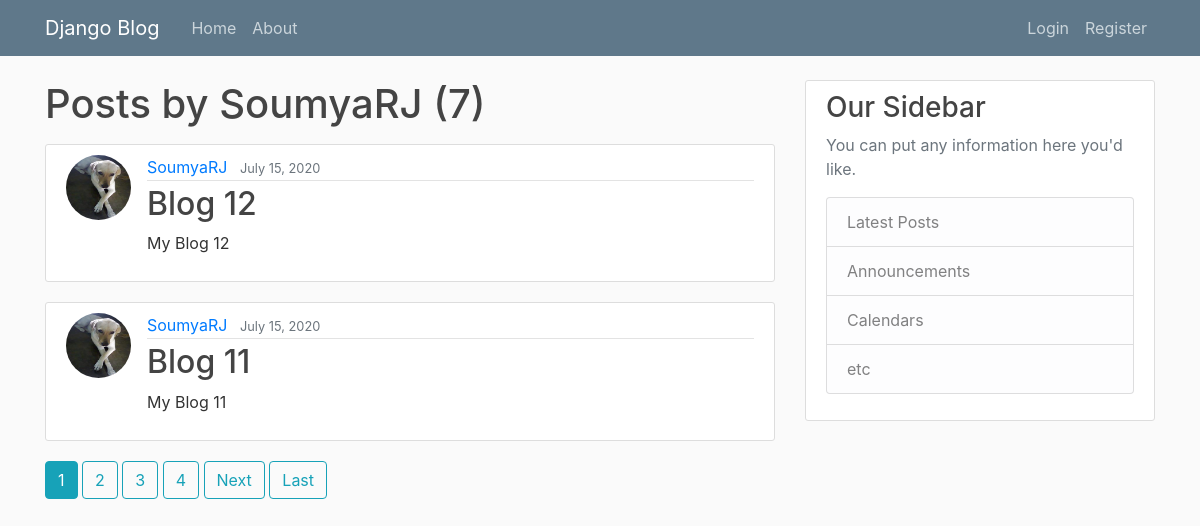
The page /user/SoumyaRJ on the database its author committed.
### blog/models.py (models this page shows, shortened)
class Post(models.Model):
    title = models.CharField(max_length=100)
    content = models.TextField()
    date_posted = models.DateTimeField(default=timezone.now)  # In case we want to update it sometime,
    author = models.ForeignKey(User, on_delete=models.CASCADE)

### users/models.py (models this page shows, shortened)
class Profile(models.Model):       # We are inheriting models.Model to be used for Profile model
    user = models.OneToOneField(User, on_delete=models.CASCADE)
    image = models.ImageField(default='default.jpg', upload_to='profile_pics')

### blog/views.py (the view)
# urls.py: path('user/<str:username>', UserPostListView.as_view(), name='user-posts'),
class UserPostListView(ListView):  # This is our Home class view
    model = Post
    template_name = "blog/user_posts.html"
    context_object_name = 'posts'
    paginate_by = 2
    def get_queryset(self):
        user = get_object_or_404(User, username=self.kwargs.get('username'))
        return Post.objects.filter(author=user).order_by('-date_posted')

### blog/templates/blog/user_posts.html (shortened to what this page needs)
{% extends "blog/base.html" %}
{% block content %}
    <h1 class="mb-3">Posts by {{ view.kwargs.username }} ({{ page_obj.paginator.count }})</h1>
    {% for post in posts %}
        <article class="media content-section">
            <img class="rounded-circle article-img" src="{{ post.author.profile.image.url }}">
          <div class="media-body">
            <div class="article-metadata">
              <a class="mr-2" href="{% url 'user-posts' post.author.username %}">{{ post.author }}</a>
              <small class="text-muted">{{ post.date_posted|date:"F d, Y" }}</small>
            </div>
            <h2><a class="article-title" href="{% url 'post-detail' post.id %}">{{ post.title }}</a></h2>
            <p class="article-content">{{ post.content }}</p>
          </div>
        </article>
    {% endfor %}
    {% if is_paginated %}
        {% for num in page_obj.paginator.page_range %}
            {% if page_obj.number == num %}
                <a class="btn btn-info mb-4 " href="?page={{ num }}">{{ num }}</a>
            {% elif num > page_obj.number|add:'-4' and num < page_obj.number|add:'4' %}
                <a class="btn btn-outline-info mb-4 " href="?page={{ num }}">{{ num }}</a>
            {% endif %}
        {% endfor %}
        {% if page_obj.has_next %}
            <a class="btn btn-outline-info mb-4 " href="?page={{ page_obj.next_page_number}}">Next</a>
            <a class="btn btn-outline-info mb-4 " href="?page={{ page_obj.paginator.num_pages }}">Last</a>
        {% endif %}
    {% endif %}
{% endblock content%}

### blog/static/blog/main.css (style rules this page uses)
body { background: #fafafa; color: #333333; margin-top: 5rem; }
h1, h2, h3, h4, h5, h6 { color: #444444; }
.content-section { background: #ffffff; padding: 10px 20px; border: 1px solid #dddddd; border-radius: 3px; margin-bottom: 20px; }
.article-title { color: #444444; }
.article-content { white-space: pre-line; }
.article-img { height: 65px; width: 65px; margin-right: 16px; }
.article-metadata { padding-bottom: 1px; margin-bottom: 4px; border-bottom: 1px solid #e3e3e3 }

### rows shown on the page
Post: author.profile.image (picture), author "SoumyaRJ", date_posted "July 15, 2020", title "Blog 12", content "My Blog 12"
Post: author.profile.image (picture), author "SoumyaRJ", date_posted "July 15, 2020", title "Blog 11", content "My Blog 11"

### other values the page prints
{{ view.kwargs.username }} "SoumyaRJ"
{{ page_obj.paginator.count }} "7"
{{ num }} "1"
{{ num }} "2" "3" "4"
